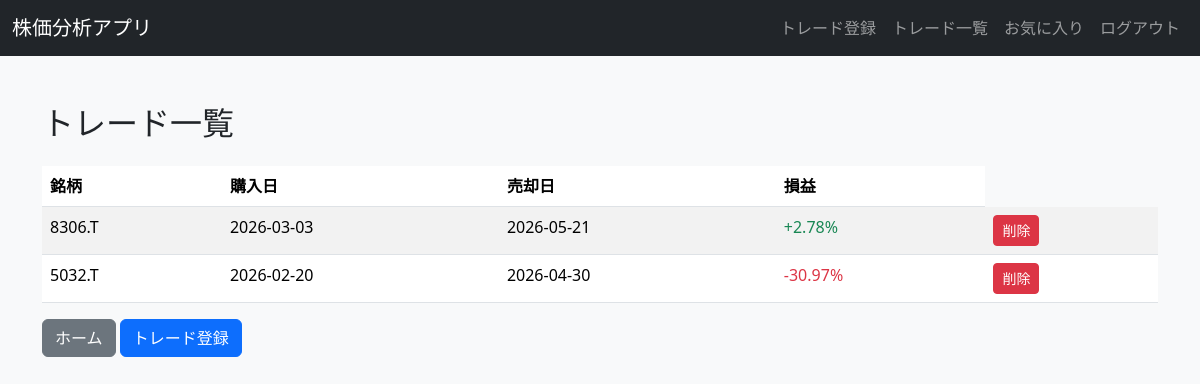
Page /trades (signed in) on the earlier database version.
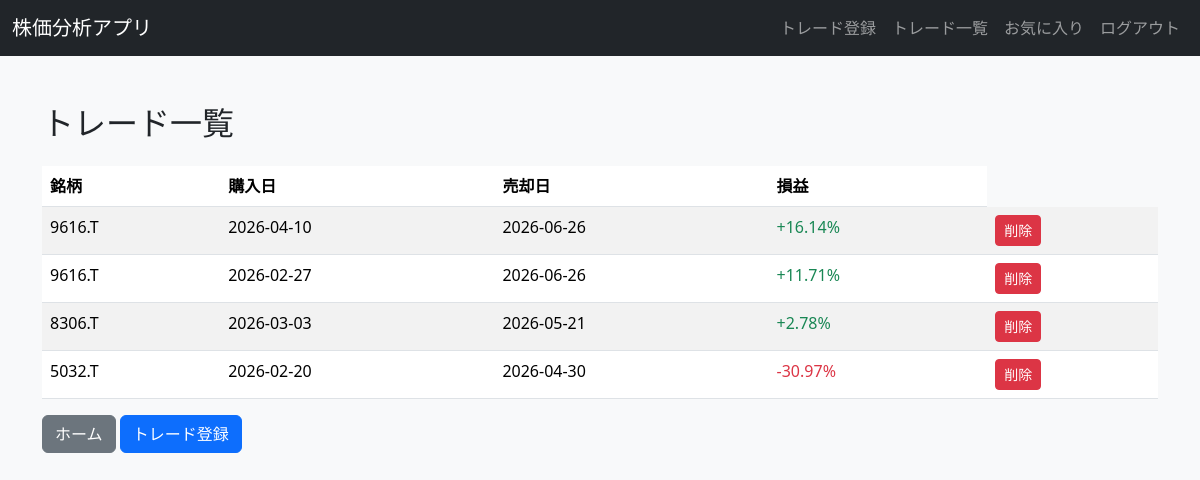
Same page on the later database version.
### tables this page shows
CREATE TABLE trades (
        id INTEGER PRIMARY KEY AUTOINCREMENT,
        user_id INTEGER,
        stock_code TEXT,
        buy_date TEXT,
        buy_price REAL,
        sell_date TEXT,
        sell_price REAL,
        profit REAL,
        memo TEXT
    );

### router/trade_view.py (the view)
@router.get("/trades")
def trades_page(
    request: Request,
    db = Depends(get_db),
    user_id = Depends(get_current_user)
):
    cursor = db.cursor()
    cursor.execute("""
    SELECT * FROM trades WHERE user_id = ?
    ORDER BY id DESC
    """, (user_id,))
    trades = cursor.fetchall()
    return templates.TemplateResponse("trades.html", {
        "request": request,
        "trades": trades
    })

### templates/trades.html (shortened to what this page needs)
<!DOCTYPE html>
<html>
<head>
    <link
      href="https://cdn.jsdelivr.net/npm/bootstrap@5.3.3/dist/css/bootstrap.min.css"
      rel="stylesheet"
    />
</head>
<body class="bg-light">
<nav class="navbar navbar-expand-lg navbar-dark bg-dark">
  <div class="container-fluid">
    <a class="navbar-brand" href="/">株価分析アプリ</a>
    <div class="collapse navbar-collapse">
      <ul class="navbar-nav ms-auto">
        <li class="nav-item">
          <a class="nav-link" href="/trade">トレード登録</a>
        </li>
        <li class="nav-item">
          <a class="nav-link" href="/trades">トレード一覧</a>
        </li>
        <li class="nav-item">
          <a class="nav-link" href="/favorites">お気に入り</a>
        </li>
        <li class="nav-item">
          <a class="nav-link" href="/logout">ログアウト</a>
        </li>
      </ul>
    </div>
  </div>
</nav>
<div class="container mt-5">
    <h2 class="mb-4">トレード一覧</h2>
    <table class="table table-striped">
        <thead>
            <tr>
                <th>銘柄</th>
                <th>購入日</th>
                <th>売却日</th>
                <th>損益</th>
            </tr>
        </thead>
        <tbody>
        {% for t in trades %}
            <tr>
                <td>{{ t.stock_code }}</td>
                <td>{{ t.buy_date }}</td>
                <td>{{ t.sell_date }}</td>
                {% if t.profit > 0 %}
                    <td class="text-success">+{{ (t.profit * 100) | round(2) }}%</td>
                {% else %}
                    <td class="text-danger">{{ (t.profit * 100) | round(2) }}%</td>
                {% endif %}
                <td>
                    <form method="post" action="/trade/delete/{{ t.id }}">
                        <button class="btn btn-danger btn-sm">削除</button>
                    </form>
                </td>
            </tr>
        {% endfor %}
        </tbody>
    </table>
    <a href="/" class="btn btn-secondary">ホーム</a>
    <a href="/trade" class="btn btn-primary">トレード登録</a>
</div>
</body>
</html>

Differences in the rows shown:
added trades: stock_code "9616.T", buy_date "2026-04-10", sell_date "2026-06-26", (t.profit*100)|round(2) "16.14"
added trades: stock_code "9616.T", buy_date "2026-02-27", sell_date "2026-06-26", (t.profit*100)|round(2) "11.71"
